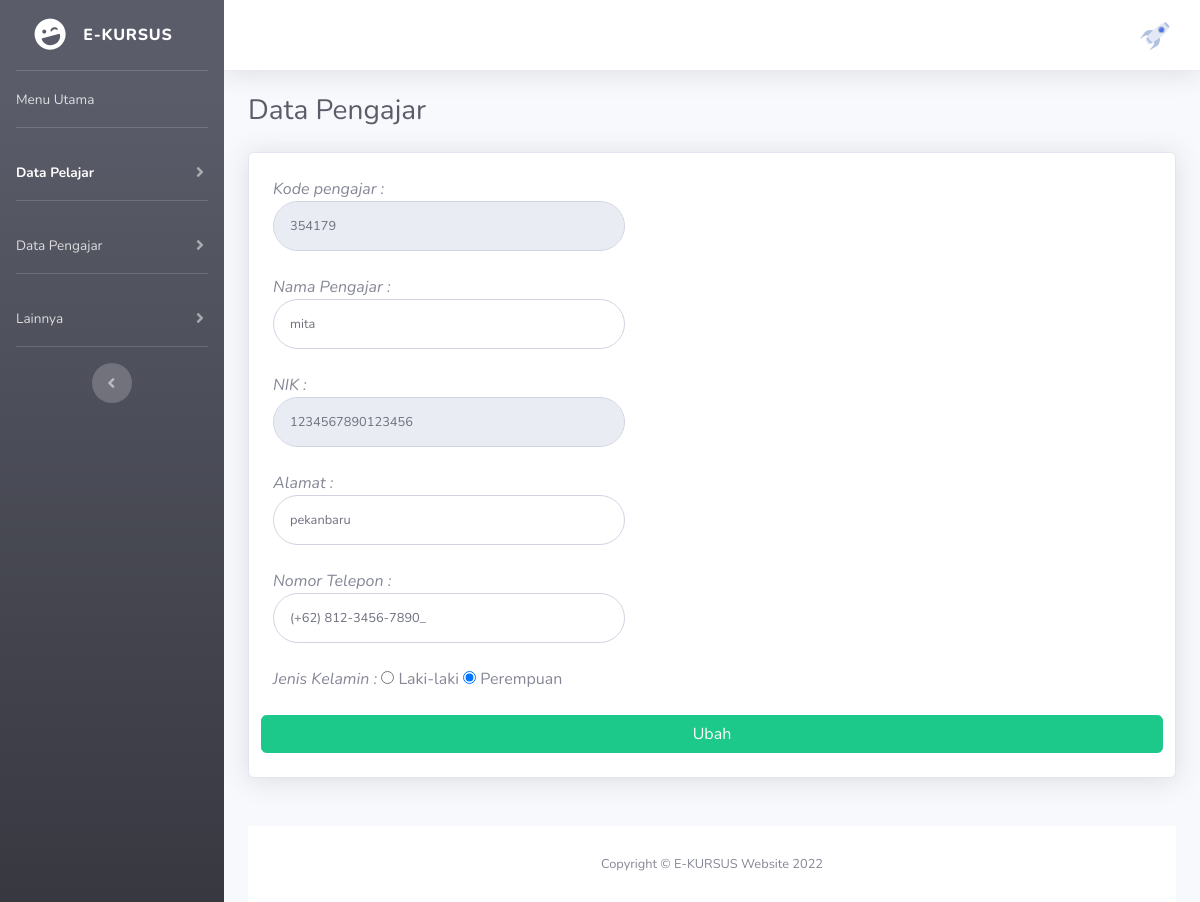
Screenshot of /projekan/on-admin/edit_pengajar.php?kode_pengajar=354179 with the database file from the repository.
### tables this page shows
CREATE TABLE `pengajar` (
  `kode_pengajar` INT(11) NOT NULL,
  `nama_pengajar` VARCHAR(30) DEFAULT NULL,
  `nik` VARCHAR(17) DEFAULT NULL,
  `alamat` VARCHAR(100) DEFAULT NULL,
  `nomor_telepon` VARCHAR(20) DEFAULT NULL,
  `jenis_kelamin` VARCHAR(15) DEFAULT NULL
);

### projekan/on-admin/edit_pengajar.php (the view, shortened to what this page needs)
<?php
    include '../config.php';
    $kode_pengajar = $_GET['kode_pengajar'];
    $sql_data_pengajar = "SELECT * FROM pengajar WHERE kode_pengajar = ? ";
    $check_pengajar = $con->prepare($sql_data_pengajar);
    $check_pengajar->bind_param('i', $kode_pengajar);
    $check_pengajar->execute();
    $check_pengajar->store_result();
    $check_pengajar->bind_result($kode_pengajar, $nama_pengajar, $nik, $alamat,$nomor_telepon, $jenis_kelamin);
    $row = array();
    if ($check_pengajar->fetch()) {
        $row = array('kode_pengajar'=>$kode_pengajar, 'nama_pengajar'=>$nama_pengajar, 'nik'=>$nik, 'alamat'=>$alamat, 'nomor_telepon'=>$nomor_telepon, 'jenis_kelamin'=>$jenis_kelamin);
    }
?>
<!DOCTYPE html>
<html lang="en">
<head>
    <link href="../assets/vendor/fontawesome-free/css/all.min.css" rel="stylesheet" type="text/css">
    <link href="../assets/css/sb-admin-2.min.css" rel="stylesheet">
</head>
<body id="page-top">
    <div id="wrapper">
        <ul class="navbar-nav bg-gradient-dark sidebar sidebar-dark accordion" id="accordionSidebar">
            <a class="sidebar-brand d-flex align-items-center justify-content-center" href="index.php">
                <div class="sidebar-brand-icon rotate-n-15">
                    <i class="fas fa-laugh-wink"></i>
                </div>
                <div class="sidebar-brand-text mx-3">E-KURSUS</div>
            </a>
            <hr class="sidebar-divider my-0">
            <li class="nav-item">
                <a class="nav-link" href="index.php">
                    <span>Menu Utama</span></a>
            </li>
            <hr class="sidebar-divider">
            <li class="nav-item active">
                <a class="nav-link collapsed active" href="#" data-toggle="collapse" data-target="#collapseTwo" aria-expanded="true" aria-controls="collapseTwo">
                    <span>Data Pelajar</span>
                </a>
            </li>
            <hr class="sidebar-divider">
            <li class="nav-item">
                <a class="nav-link collapsed" href="#" data-toggle="collapse" data-target="#collapseUtilities"
                    aria-expanded="true" aria-controls="collapseUtilities">
                    <span> Data Pengajar </span>
                </a>
            </li>
            <hr class="sidebar-divider">
           <li class="nav-item">
                <a class="nav-link collapsed" href="#" data-toggle="collapse" data-target="#collapsePages" aria-expanded="true" aria-controls="collapsePages">
                    <span>Lainnya</span>
                </a>
            </li>
            <hr class="sidebar-divider d-none d-md-block">
            <div class="text-center d-none d-md-inline">
                <button class="rounded-circle border-0" id="sidebarToggle"></button>
            </div>
        </ul>
        <div id="content-wrapper" class="d-flex flex-column">
            <div id="content">
                <nav class="navbar navbar-expand navbar-light bg-white topbar mb-4 static-top shadow">
                    <ul class="navbar-nav ml-auto">
                        <li class="nav-item dropdown no-arrow">
                            <a class="nav-link dropdown-toggle" href="#" id="userDropdown" role="button" data-toggle="dropdown" aria-haspopup="true" aria-expanded="false">
                                <img class="img-profile rounded-circle" src="undraw_rocket.svg">
                            </a>
                        </li>
                    </ul>
                </nav>
                <div class="container-fluid">
                    <div class="d-sm-flex align-items-center justify-content-between mb-4">
                        <h1 class="h3 mb-0 text-gray-800"> Data Pengajar </h1>
                    </div>
                <div class="row">
                    <div class="col-xl-12 col-lg-7">
                        <div class="card shadow mb-5">
                            <form class="user col-md-auto" method="POST" action="cek_edit_pengajar.php">
                                <br>
                                    <div class="col-xl-5 col-lg-7">
                                        <i> Kode pengajar : </i>
                                        <input type="text" value="<?= $row['kode_pengajar']; ?>" placeholder="Kode Pengajar" name="kode_pengajar" class="form-control form-control-user" required readonly>
                                    </div>
                                <br>
                                    <div class="col-xl-5 col-lg-7">
                                        <i> Nama Pengajar : </i>
                                        <input type="text" value="<?= $row['nama_pengajar']; ?>" placeholder="Nama Pengajar" name="nama_pengajar" class="form-control form-control-user" pattern="[a-z]{3,25}" required>
                                    </div>
                                <br>
                                    <div class="col-xl-5 col-lg-7">
                                        <i> NIK : </i>
                                        <input type="text" value="<?= $row['nik']; ?>" placeholder="NIK" autocomplete="on" name="nik" class="form-control form-control-user" pattern="[0-9]{16,16}" required readonly>
                                    </div>
                                <br>
                                    <div class="col-xl-5 col-lg-7">
                                        <i> Alamat : </i>
                                        <input type="text" value="<?= $row['alamat']; ?>" placeholder="Alamat" class="form-control form-control-user" name="alamat" required>
                                    </div>
                                <br>
                                    <div class="col-xl-5 col-lg-7">
                                        <i> Nomor Telepon : </i>
                                        <input type="text" value="<?= $row['nomor_telepon']; ?>" placeholder="Nomor Telepon" id="nomor_telepon" name="nomor_telepon" class="form-control form-control-user" required>
                                    </div>
                                <br>
                                    <div class="col-xl-5 col-lg-7">
                                        <i> Jenis Kelamin : </i>
                                <?php
                                    if ($jenis_kelamin == 'laki-laki') {
                                        echo "<input type='radio' name='jk' value='laki-laki' checked> Laki-laki <input type='radio' name='jk' value='perempuan'> Perempuan";
                                    }else {
                                        echo "<input type='radio' name='jk' value='laki-laki'> Laki-laki <input type='radio' name='jk' value='perempuan' checked> Perempuan";
                                    }
                                ?>
                                    </div>
                                <br>
                                    <input type="submit" value="Ubah" class="btn btn-success btn-block">
                                <br>
                            </form>
                        </div>
                    </div>
                </div>
            <footer class="sticky-footer bg-white">
                <div class="container my-auto">
                    <div class="copyright text-center my-auto">
                        <span>Copyright &copy; E-KURSUS Website 2022</span>
                    </div>
                </div>
            </footer>
        </div>
    </div>
</body>
</html>

### rows the page displays
pengajar: kode_pengajar "354179", nama_pengajar "mita", nik "1234567890123456", alamat "pekanbaru", nomor_telepon "(+62) 812-3456-7890_"
